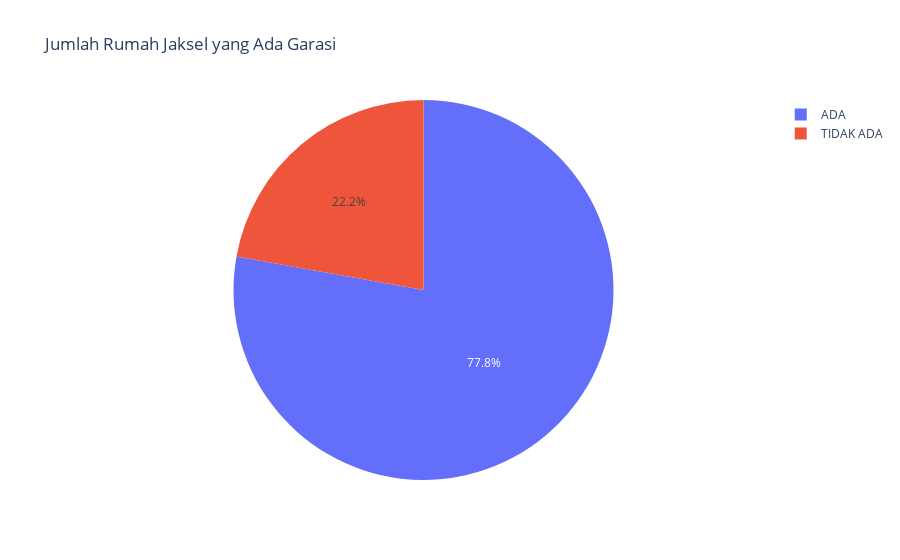

The cell this chart's notebook holds for it:
### Code cell
px.pie(data_frame=data['GRS'].value_counts().reset_index(), 
       values = 'count',
       names = 'GRS',
       title = 'Jumlah Rumah Jaksel yang Ada Garasi'
       )

### Figure 1 — Plotly figure (JSON) as saved in the notebook; plotly's stock layout.template omitted (floating-point values rounded to 4 significant figures)
{"data": [{"domain": {"x": [0, 1], "y": [0, 1]}, "hovertemplate": "GRS=%{label}<br>count=%{value}<extra></extra>", "labels": ["ADA", "TIDAK ADA"], "legendgroup": "", "name": "", "showlegend": true, "type": "pie", "values": [779, 222]}], "layout": {"legend": {"tracegroupgap": 0}, "title": {"text": "Jumlah Rumah Jaksel yang Ada Garasi"}}}
